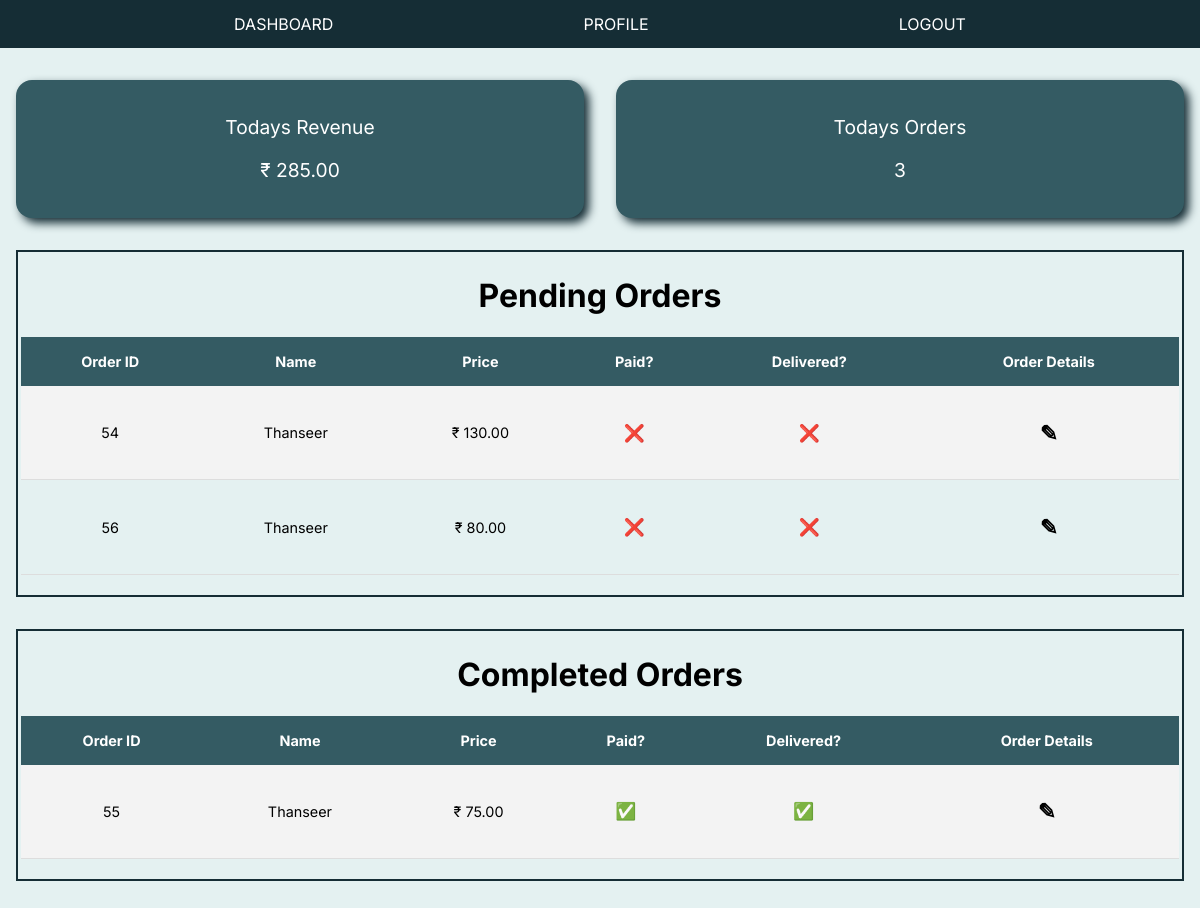
/restaurent/dashboard (signed in), run on an earlier commit of the app's database.
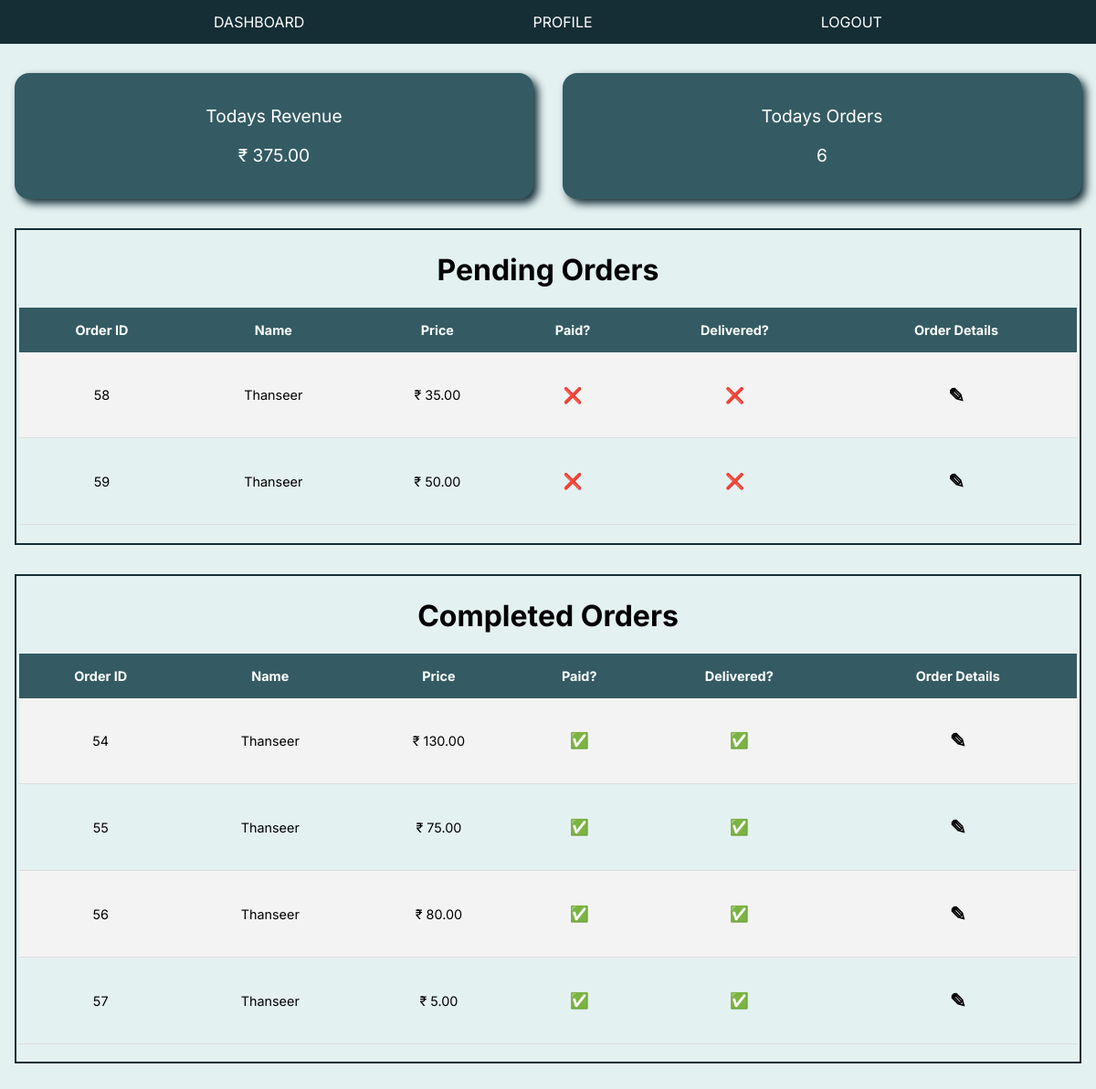
And on a later commit of the database.
### rishabs/models.py (models this page shows, shortened)
class OrderModel(models.Model):
    created_on = models.DateTimeField(auto_now_add=True)
    price = models.DecimalField(max_digits=7, decimal_places=2)
    items = models.ManyToManyField('MenuItem', related_name='order', blank=True)
    order_user = models.ForeignKey(User, related_name='userinfo',on_delete=models.CASCADE)
    is_paid = models.BooleanField(default=False)
    is_delivered = models.BooleanField(default=False)
    feedback = models.CharField(max_length=100,default="")

class User(AbstractUser):
    phone_number = models.CharField(max_length=12, unique=True)
    is_phone_verified = models.BooleanField(default=False)
    otp = models.CharField(max_length=6)
    USERNAME_FIELD = 'phone_number'
    REQUIRED_FIELDS = []
    objects = UserManager()

### restaurent/views.py (the view)
# urls.py: path('dashboard', views.dashboard_view, name="dashboard_view" ),
@login_required(login_url='login_view')
def dashboard_view(request):
    orders = OrderModel.objects.all()
    total_revenue = 0
    for order in orders:
        total_revenue += order.price
    context = {
        'orders':orders,
        'total_revenue':total_revenue,
        'total_orders':len(orders),
    }
    return render(request, 'restaurent/dashboard.html',context)

### restaurent/templates/restaurent/dashboard.html (shortened to what this page needs)
{% extends 'restaurent/layout3.html' %}
{% block content %}
<div class="overview">
    <div class="overview_l">
        <p>Todays Revenue</p>
        <p>&#x20b9; {{ total_revenue }}</p>
    </div>
    <div  class="overview_r">
        <p>Todays Orders</p>
        <p>{{ total_orders }}</p>
    </div>
</div>
<div class="table-box">
    <div>
        <h1>Pending Orders</h1>
    </div>
    <div class="box">
        <table class="styled-table">
            <thead>
                <tr>
                    <th>Order ID</th>
                    <th>Name</th>
                    <th>Price</th>
                    <th>Paid?</th>
                    <th>Delivered?</th>
                    <th>Order Details</th>
                </tr>
            </thead>
            <tbody>
                {% for order in orders %}
                    {% if order.is_delivered %}
                    {% else %}
                        <tr>
                            <td>{{ order.pk }}</td>
                            <td>{{ order.order_user.username }}</td>
                            <td>&#x20b9; {{ order.price }}</td>
                            {% if order.is_paid %}
                                <td><h3>&#x2705;</h3></td>
                            {% else %}
                                <td><h3>&#10060;</h3></td>
                            {% endif %}
                            {% if order.is_delivered %}
                                <td><h3>&#x2705;</h3></td>
                            {% else %}
                                <td><h3>&#10060;</h3></td>
                            {% endif %}
                            <td class>
                                <h2><a class="order-s" href="{% url 'order_details' order.pk %}">&#9998;</a></h2>
                            </td>
                        </tr>
                    {% endif %}
            {% endfor %}
            </tbody>
        </table>
    </div>
</div>
<div class="table-box">
    <div>
        <h1>Completed Orders</h1>
    </div>
    <div class="box">
        <table class="styled-table">
            <thead>
                <tr>
                    <th>Order ID</th>
                    <th>Name</th>
                    <th>Price</th>
                    <th>Paid?</th>
                    <th>Delivered?</th>
                    <th>Order Details</th>
                </tr>
            </thead>
            <tbody>
                {% for order in orders %}
                    {% if order.is_delivered %}
                        <tr>
                            <td>{{ order.pk }}</td>
                            <td>{{ order.order_user.username }}</td>
                            <td>&#x20b9; {{ order.price }}</td>
                            {% if order.is_paid %}
                                <td><h3>&#x2705;</h3></td>
                            {% else %}
                                <td><h3>&#10060;</h3></td>
                            {% endif %}
                            {% if order.is_delivered %}
                                <td><h3>&#x2705;</h3></td>
                            {% else %}
                                <td><h3>&#10060;</h3></td>
                            {% endif %}
                            <td class>
                                <h2><a class="order-s" href="{% url 'order_details' order.pk %}">&#9998;</a></h2>
                            </td>
                        </tr>
                    {% endif %}
            {% endfor %}
            </tbody>
        </table>
    </div>
</div>
{% endblock %}

What changed in the data, as far as the page shows it:
added OrderModel: pk "58", order_user.username "Thanseer", price "35.00", shown under "Pending Orders"
added OrderModel: pk "59", order_user.username "Thanseer", price "50.00", shown under "Pending Orders"
changed OrderModel id 54: moves from the list under "Pending Orders" to the list under "Completed Orders"
changed OrderModel id 56: moves from the list under "Pending Orders" to the list under "Completed Orders"
added OrderModel: pk "57", order_user.username "Thanseer", price "5.00", shown under "Completed Orders"
Also different on the page:
{{ total_revenue }}: "285.00" → "375.00"
{{ total_orders }}: "3" → "6"
